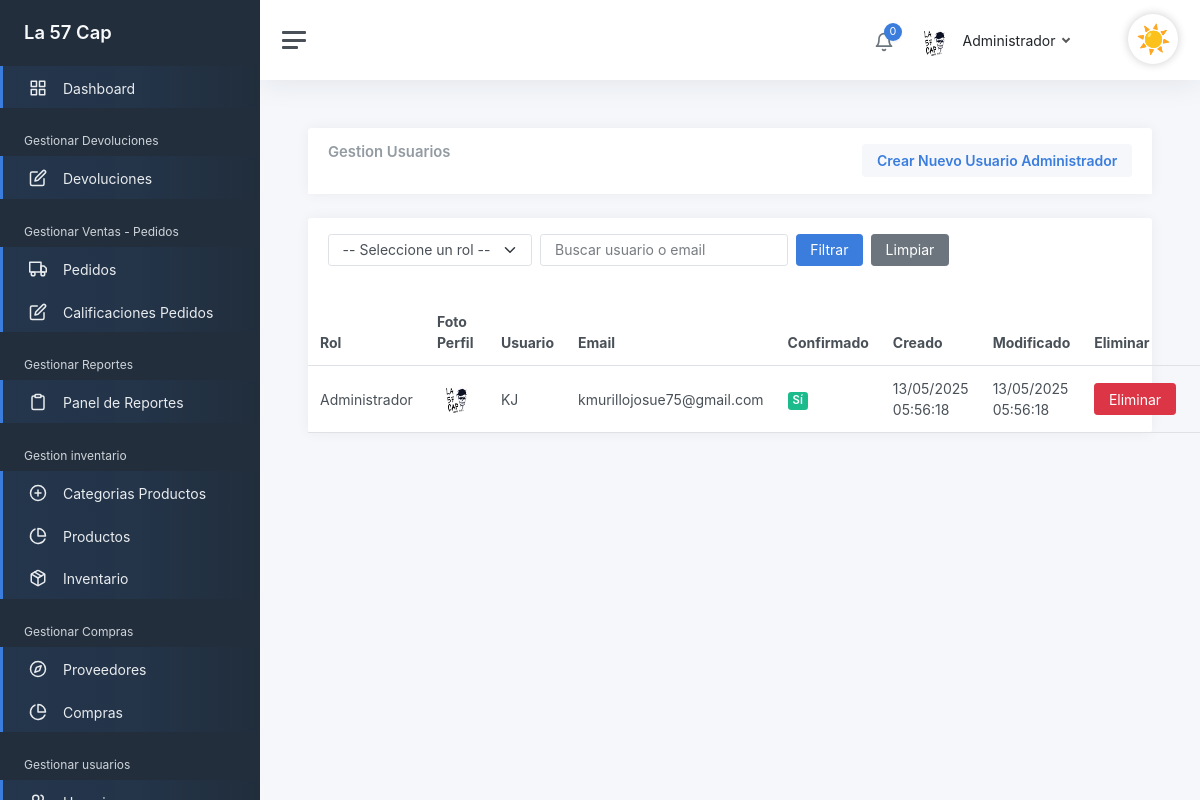
Before: /admin/GestionarUsuario (signed in) with the older database file.
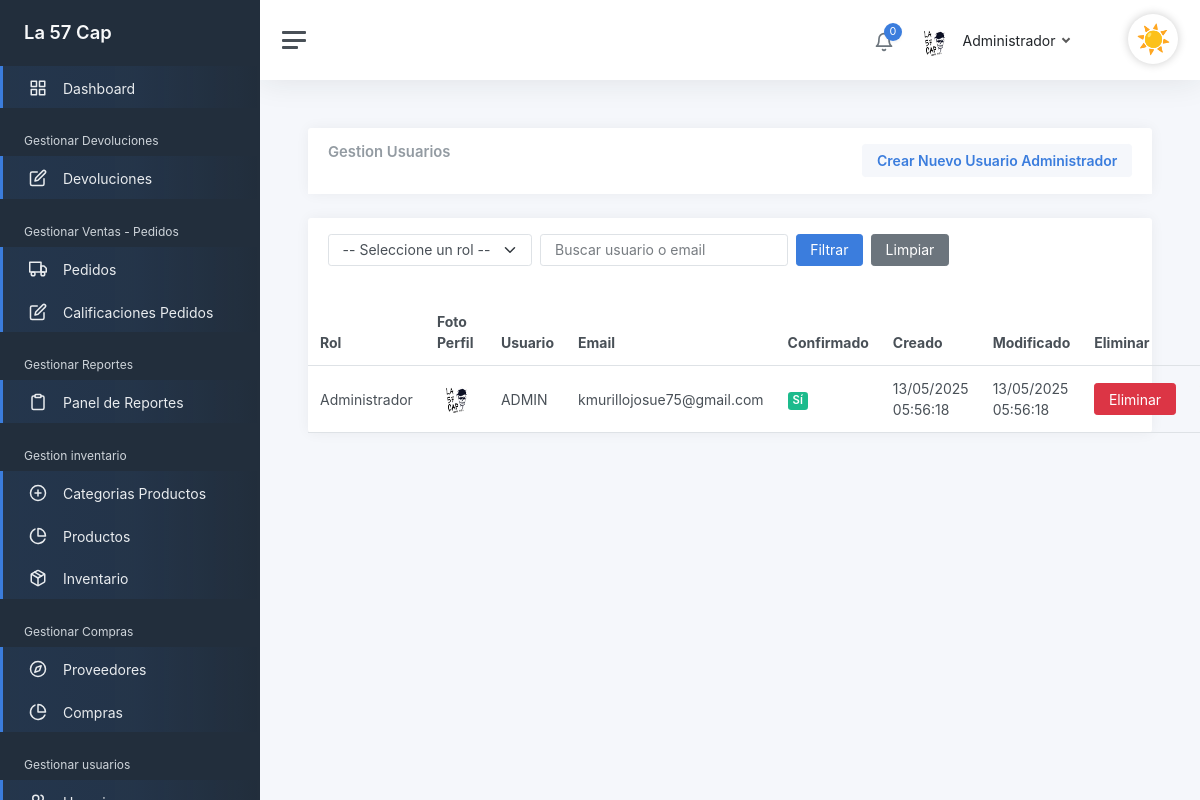
After: the same page with the newer database file.
### tables this page shows
CREATE TABLE `usuario`  (
  `idusuario` int(0) NOT NULL AUTO_INCREMENT,
  `id_roles` int(0) NOT NULL,
  `f_perfil` varchar(150) NULL DEFAULT NULL,
  `userName` varchar(45) NOT NULL,
  `password` varchar(100) NOT NULL,
  `email` varchar(30) NOT NULL,
  `confirmado` tinyint(1) NULL DEFAULT NULL,
  `token` varchar(15) NULL DEFAULT NULL,
  `Creado_Fecha` datetime(0) NOT NULL,
  `Cambiado_Fecha` datetime(0) NOT NULL,
  `eliminado` tinyint(0) NULL DEFAULT 0,
  `intentos_fallidos` int(0) NULL DEFAULT 0,
  PRIMARY KEY (`idusuario`) USING BTREE,
  INDEX `usuario_roles_idx`(`id_roles`) USING BTREE,
  CONSTRAINT `usuario_roles` FOREIGN KEY (`id_roles`) REFERENCES `roles` (`idroles`) ON DELETE RESTRICT ON UPDATE RESTRICT
);

### views/Admin/users/GestionUsuario.php (the view, shortened to what the changed rows need)
<div class="card">
    <div class="card-header">
        <div class="row">
            <div class="col mt-0">
                <h2 class="card-title">Gestion Usuarios</h2>
            </div>
        </div>
    </div>
</div>
<div class="card">
    <div class="col-12 col-lg-12 col-xl-12">
        <table class="table table-hover my-0">
            <thead>
                <tr>
                    <th>Rol</th>
                    <th>Foto Perfil</th>
                    <th>Usuario</th>
                    <th>Email</th>
                    <th>Confirmado</th>
                    <th>Creado</th>
                    <th>Modificado</th>
                    <th>Eliminar</th>
                    <th>Actualizar</th>
                </tr>
            </thead>
            <tbody>
                <?php foreach ($usuarios as $usuario): ?>
                    <tr>
                        <td>
                            <?php
                            $roles = [
                                '1' => 'Administrador',
                                '2' => 'Vendedor',
                                '3' => 'Repartidor',
                                '4' => 'Cliente'
                            ];
                            echo $roles[$usuario->id_roles] ?? 'Desconocido';
                            ?>
                        </td>
                        <td>
                            <img src="/img/users/<?php echo $usuario->f_perfil; ?>" alt="Perfil" width="40" height="40"
                                style="border-radius: 50%;">
                        </td>
                        <td><?php echo $usuario->userName; ?></td>
                        <td><?php echo $usuario->email; ?></td>
                        <td>
                            <?php
                            $estado = $usuario->confirmado == "1" ? "Sí" : "No";
                            $color = $usuario->confirmado == "1" ? "success" : "secondary";
                            ?>
                            <span class="badge bg-<?php echo $color; ?>"><?php echo $estado; ?></span>
                        </td>
                        <td><?php echo date('d/m/Y H:i:s', strtotime($usuario->Creado_Fecha)); ?></td>
                        <td><?php echo date('d/m/Y H:i:s', strtotime($usuario->Cambiado_Fecha)); ?></td>
                        <td>
                            <form action="/admin/EliminarUsuario" method="post" class="w-100">
                                <input type="submit" class="btn btn-danger" value="Eliminar">
                            </form>
                        </td>
                        <td>
                        </td>
                    </tr>
                <?php endforeach; ?>
            </tbody>
        </table>
    </div>
</div>

Changed rows visible on the page:
changed usuario "Administrador": userName "KJ" → "ADMIN"
